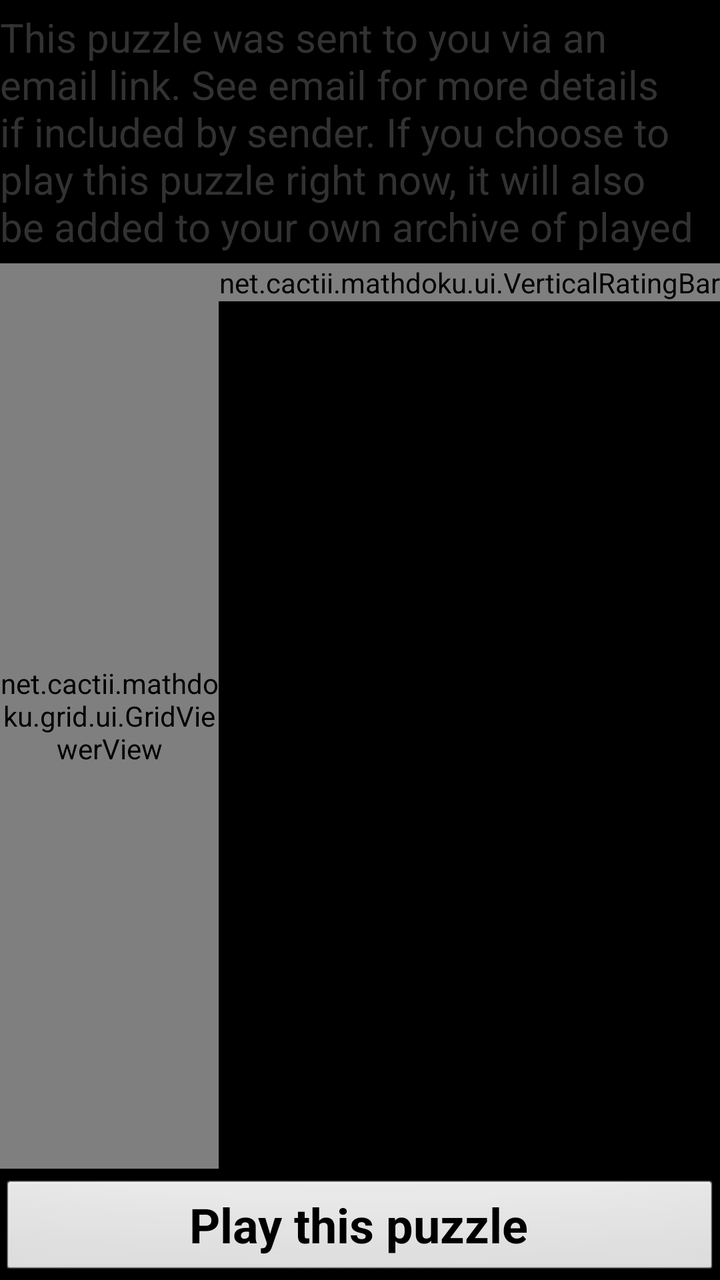
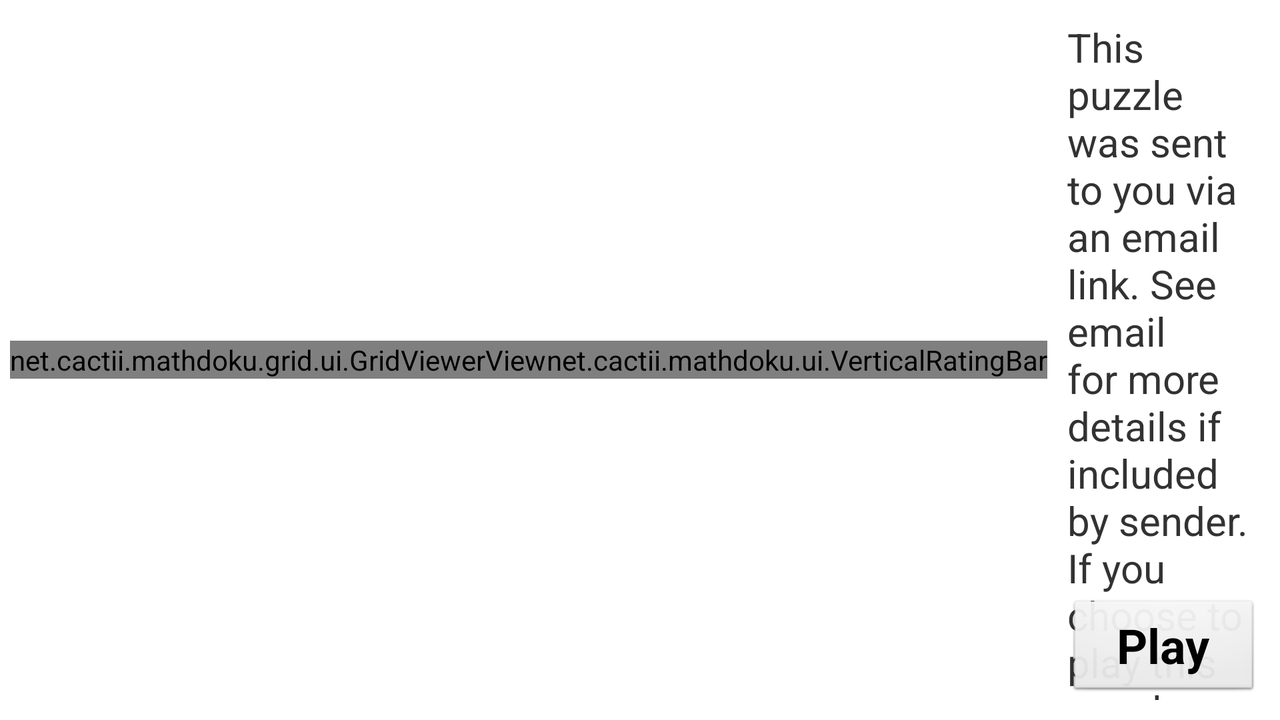

An Android layout and its configuration variant, each rendered on a device that would load it. The default file and the variant file are quoted in full after the pictures.
<!-- AndroidManifest.xml: application theme AppBaseTheme -->
<!-- res/layout/shared_puzzle_fragment.xml -->
<RelativeLayout xmlns:android="http://schemas.android.com/apk/res/android"
    xmlns:tools="http://schemas.android.com/tools"
    android:layout_width="match_parent"
    android:layout_height="wrap_content"
    android:layout_marginLeft="5dp"
    android:layout_marginRight="5dp"
    android:background="#000"
    android:gravity="center_vertical"
    android:orientation="vertical" >

    <TextView
        android:id="@+id/shared_puzzle_introduction"
        android:layout_width="fill_parent"
        android:layout_height="wrap_content"
        android:layout_alignParentTop="true"
        android:layout_marginTop="5dp"
        android:maxLines="5"
        android:text="@string/shared_puzzle_introduction"
        android:textSize="@dimen/text_size_default" />

    <RelativeLayout
        android:id="@+id/puzzleGrid"
        android:layout_width="wrap_content"
        android:layout_height="wrap_content"
        android:layout_above="@+id/shared_puzzle_play_button"
        android:layout_below="@+id/shared_puzzle_introduction"
        android:layout_gravity="center_horizontal"
        android:layout_marginTop="5dp" >

        
        

        <net.cactii.mathdoku.ui.VerticalRatingBar
            android:id="@+id/puzzleParameterDifficultyRatingBar"
            android:layout_width="wrap_content"
            android:layout_height="wrap_content"
            android:layout_alignParentRight="true"
            android:layout_alignParentTop="true"
            android:max="5"
            android:numStars="1"
            android:rating="1"
            android:stepSize="1" />

        <net.cactii.mathdoku.grid.ui.GridViewerView
            android:id="@+id/grid_viewer_view"
            android:layout_width="fill_parent"
            android:layout_height="fill_parent"
            android:layout_alignTop="@+id/puzzleParameterDifficultyRatingBar"
            android:layout_toLeftOf="@+id/puzzleParameterDifficultyRatingBar" />
    </RelativeLayout>

    <Button
        android:id="@+id/shared_puzzle_play_button"
        android:layout_width="match_parent"
        android:layout_height="wrap_content"
        android:layout_alignParentBottom="true"
        android:layout_marginTop="5dp"
        android:lines="1"
        android:onClick="onClickPlayGame"
        android:text="@string/shared_puzzle_play_button"
        android:textSize="@dimen/controls_text_size_default"
        android:textStyle="bold" />

</RelativeLayout>
<!-- resources referenced by this layout -->
<resources>
  <!-- from res/values-sw360dp/ -->
  <dimen name="controls_text_size_default">24sp</dimen>
  <!-- from res/values-sw360dp/ -->
  <dimen name="text_size_default">20sp</dimen>
  <string name="shared_puzzle_introduction">This puzzle was sent to you via an email link. See email for more details if included by sender. If you choose to play this puzzle right now, it will also be added to your own archive of played puzzles.</string>
  <string name="shared_puzzle_play_button">Play this puzzle</string>
  <style name="AppBaseTheme" parent="android:Theme.Light">
          
          
          
      </style>
</resources>
<!-- res/layout-land/shared_puzzle_fragment.xml (the author's variant of the layout above) -->
<!-- drawn on the phone turned sideways -->
<LinearLayout xmlns:android="http://schemas.android.com/apk/res/android"
    xmlns:tools="http://schemas.android.com/tools"
    android:layout_width="match_parent"
    android:layout_height="wrap_content"
    android:orientation="horizontal" >

    <RelativeLayout
        android:id="@+id/puzzleGrid"
        android:layout_width="wrap_content"
        android:layout_height="fill_parent"
        android:layout_marginBottom="5dp"
        android:layout_marginLeft="5dp"
        android:layout_marginTop="5dp" >

        <net.cactii.mathdoku.grid.ui.GridViewerView
            android:id="@+id/grid_viewer_view"
            android:layout_width="wrap_content"
            android:layout_height="wrap_content"
            android:layout_centerVertical="true" />

        
        

        <net.cactii.mathdoku.ui.VerticalRatingBar
            android:id="@+id/puzzleParameterDifficultyRatingBar"
            android:layout_width="wrap_content"
            android:layout_height="wrap_content"
            android:layout_alignTop="@+id/grid_viewer_view"
            android:layout_toRightOf="@+id/grid_viewer_view"
            android:max="5"
            android:numStars="1"
            android:rating="1"
            android:stepSize="1" />
    </RelativeLayout>

    <RelativeLayout
        android:layout_width="fill_parent"
        android:layout_height="fill_parent"
        android:layout_margin="5dp" >

        <TextView
            android:layout_width="fill_parent"
            android:layout_height="wrap_content"
            android:layout_margin="5dp"
            android:text="@string/shared_puzzle_introduction"
            android:textSize="@dimen/text_size_default" />

        <Button
            android:id="@+id/shared_puzzle_play_button"
            android:layout_width="fill_parent"
            android:layout_height="wrap_content"
            android:layout_alignParentBottom="true"
            android:layout_alignParentLeft="true"
            android:layout_marginBottom="5dp"
            android:layout_marginLeft="5dp"
            android:layout_marginRight="5dp"
            android:lines="1"
            android:onClick="onClickPlayGame"
            android:text="@string/shared_puzzle_play_button"
            android:textSize="@dimen/controls_text_size_default"
            android:textStyle="bold" />
    </RelativeLayout>

</LinearLayout>
